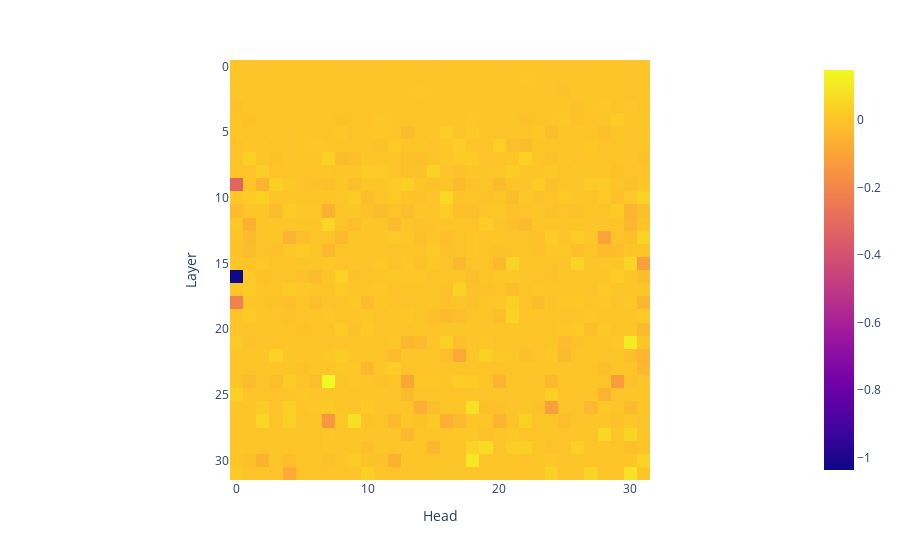

Here is the notebook cell this chart was saved with:
### Code cell
px.imshow(patches,
          labels={"y": "Layer", "x": "Head"}).show()

### Figure 1 — Plotly figure (JSON) as saved in the notebook; plotly's stock layout.template omitted (floating-point values rounded to 4 significant figures; data arrays with more than 128 entries replaced by an {"elided": "..."} marker saying what was removed)
{"data": [{"coloraxis": "coloraxis", "hovertemplate": "Head: %{x}<br>Layer: %{y}<br>color: %{z}<extra></extra>", "name": "0", "type": "heatmap", "xaxis": "x", "yaxis": "y", "z": {"elided": "32x32 float values"}}], "layout": {"coloraxis": {"colorscale": [[0, "#0d0887"], [0.1111, "#46039f"], [0.2222, "#7201a8"], [0.3333, "#9c179e"], [0.4444, "#bd3786"], [0.5556, "#d8576b"], [0.6667, "#ed7953"], [0.7778, "#fb9f3a"], [0.8889, "#fdca26"], [1, "#f0f921"]]}, "margin": {"t": 60}, "xaxis": {"anchor": "y", "constrain": "domain", "domain": [0, 1], "scaleanchor": "y", "title": {"text": "Head"}}, "yaxis": {"anchor": "x", "autorange": "reversed", "constrain": "domain", "domain": [0, 1], "title": {"text": "Layer"}}}}
